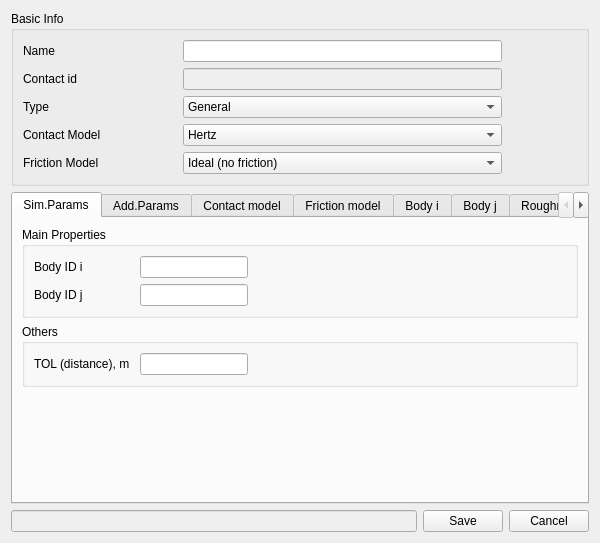
<?xml version="1.0" encoding="UTF-8"?>
<ui version="4.0">
 <class>Form</class>
 <widget class="QWidget" name="Form">
  <property name="geometry">
   <rect>
    <x>0</x>
    <y>0</y>
    <width>600</width>
    <height>543</height>
   </rect>
  </property>
  <property name="sizePolicy">
   <sizepolicy hsizetype="Expanding" vsizetype="Expanding">
    <horstretch>0</horstretch>
    <verstretch>0</verstretch>
   </sizepolicy>
  </property>
  <property name="minimumSize">
   <size>
    <width>600</width>
    <height>543</height>
   </size>
  </property>
  <property name="maximumSize">
   <size>
    <width>600</width>
    <height>543</height>
   </size>
  </property>
  <property name="windowTitle">
   <string>Contact</string>
  </property>
  <layout class="QGridLayout" name="gridLayout_7">
   <item row="0" column="0">
    <layout class="QVBoxLayout" name="verticalLayout">
     <item>
      <widget class="QGroupBox" name="groupBox_basicInfo">
       <property name="title">
        <string>Basic Info</string>
       </property>
       <layout class="QGridLayout" name="gridLayout">
        <item row="3" column="2">
         <widget class="QComboBox" name="contactModelTypecomboBox">
          <item>
           <property name="text">
            <string>Hertz</string>
           </property>
          </item>
          <item>
           <property name="text">
            <string>Kelvin-Voigt</string>
           </property>
          </item>
          <item>
           <property name="text">
            <string>Lankarani-Nikravesh</string>
           </property>
          </item>
          <item>
           <property name="text">
            <string>Hunt-Crossley</string>
           </property>
          </item>
          <item>
           <property name="text">
            <string>Herbert-McWhannell</string>
           </property>
          </item>
          <item>
           <property name="text">
            <string>Flores et. al.</string>
           </property>
          </item>
          <item>
           <property name="text">
            <string>Zhiying-Qishao</string>
           </property>
          </item>
          <item>
           <property name="text">
            <string>Gonthier et. al.</string>
           </property>
          </item>
         </widget>
        </item>
        <item row="1" column="0">
         <widget class="QLabel" name="contactID_label">
          <property name="text">
           <string>Contact id</string>
          </property>
         </widget>
        </item>
        <item row="0" column="1">
         <spacer name="horizontalSpacer">
          <property name="orientation">
           <enum>Qt::Horizontal</enum>
          </property>
          <property name="sizeHint" stdset="0">
           <size>
            <width>20</width>
            <height>20</height>
           </size>
          </property>
         </spacer>
        </item>
        <item row="0" column="2">
         <widget class="QLineEdit" name="name_lineEdit"/>
        </item>
        <item row="2" column="2">
         <widget class="QComboBox" name="contactTypecomboBox">
          <item>
           <property name="text">
            <string>General</string>
           </property>
          </item>
          <item>
           <property name="text">
            <string>Revolute Clearance Joint</string>
           </property>
          </item>
          <item>
           <property name="text">
            <string>2 Spheres Contact</string>
           </property>
          </item>
         </widget>
        </item>
        <item row="2" column="0">
         <widget class="QLabel" name="contactType_label">
          <property name="text">
           <string>Type</string>
          </property>
         </widget>
        </item>
        <item row="1" column="2">
         <widget class="QLineEdit" name="contactID_lineEdit">
          <property name="enabled">
           <bool>false</bool>
          </property>
         </widget>
        </item>
        <item row="4" column="0">
         <widget class="QLabel" name="frictionModelType_label">
          <property name="text">
           <string>Friction Model</string>
          </property>
         </widget>
        </item>
        <item row="3" column="0">
         <widget class="QLabel" name="contactModelType_label">
          <property name="text">
           <string>Contact Model</string>
          </property>
         </widget>
        </item>
        <item row="0" column="0">
         <widget class="QLabel" name="name_label">
          <property name="text">
           <string>Name</string>
          </property>
         </widget>
        </item>
        <item row="4" column="2">
         <widget class="QComboBox" name="frictionModelTypecomboBox">
          <item>
           <property name="text">
            <string>Ideal (no friction)</string>
           </property>
          </item>
          <item>
           <property name="text">
            <string>Coulomb</string>
           </property>
          </item>
          <item>
           <property name="text">
            <string>Stribeck (under construction)</string>
           </property>
          </item>
          <item>
           <property name="text">
            <string>Continous zero-velocity crossing (under construction)</string>
           </property>
          </item>
          <item>
           <property name="text">
            <string>LeGru (under construction)</string>
           </property>
          </item>
         </widget>
        </item>
        <item row="0" column="3">
         <spacer name="horizontalSpacer_4">
          <property name="orientation">
           <enum>Qt::Horizontal</enum>
          </property>
          <property name="sizeHint" stdset="0">
           <size>
            <width>20</width>
            <height>20</height>
           </size>
          </property>
         </spacer>
        </item>
       </layout>
      </widget>
     </item>
     <item>
      <widget class="QTabWidget" name="tabWidget">
       <property name="tabShape">
        <enum>QTabWidget::Rounded</enum>
       </property>
       <property name="currentIndex">
        <number>0</number>
       </property>
       <widget class="QWidget" name="SimParams">
        <attribute name="title">
         <string>Sim.Params</string>
        </attribute>
        <layout class="QGridLayout" name="gridLayout_9">
         <item row="2" column="0">
          <spacer name="verticalSpacer_3">
           <property name="orientation">
            <enum>Qt::Vertical</enum>
           </property>
           <property name="sizeHint" stdset="0">
            <size>
             <width>20</width>
             <height>40</height>
            </size>
           </property>
          </spacer>
         </item>
         <item row="0" column="0">
          <widget class="QGroupBox" name="MainPropsSimParams">
           <property name="title">
            <string>Main Properties</string>
           </property>
           <layout class="QGridLayout" name="gridLayout_11">
            <item row="0" column="0">
             <widget class="QLabel" name="bodyIDi_label">
              <property name="sizePolicy">
               <sizepolicy hsizetype="Fixed" vsizetype="Preferred">
                <horstretch>0</horstretch>
                <verstretch>0</verstretch>
               </sizepolicy>
              </property>
              <property name="minimumSize">
               <size>
                <width>100</width>
                <height>0</height>
               </size>
              </property>
              <property name="text">
               <string>Body ID i</string>
              </property>
             </widget>
            </item>
            <item row="2" column="1">
             <widget class="QLineEdit" name="bodyIDj_lineEdit">
              <property name="sizePolicy">
               <sizepolicy hsizetype="Fixed" vsizetype="Fixed">
                <horstretch>0</horstretch>
                <verstretch>0</verstretch>
               </sizepolicy>
              </property>
              <property name="minimumSize">
               <size>
                <width>100</width>
                <height>0</height>
               </size>
              </property>
             </widget>
            </item>
            <item row="2" column="0">
             <widget class="QLabel" name="bodyIDj_label">
              <property name="text">
               <string>Body ID j</string>
              </property>
             </widget>
            </item>
            <item row="2" column="2">
             <spacer name="horizontalSpacer_1">
              <property name="orientation">
               <enum>Qt::Horizontal</enum>
              </property>
              <property name="sizeHint" stdset="0">
               <size>
                <width>40</width>
                <height>20</height>
               </size>
              </property>
             </spacer>
            </item>
            <item row="0" column="1">
             <widget class="QLineEdit" name="bodyIDi_lineEdit">
              <property name="sizePolicy">
               <sizepolicy hsizetype="Fixed" vsizetype="Fixed">
                <horstretch>0</horstretch>
                <verstretch>0</verstretch>
               </sizepolicy>
              </property>
              <property name="minimumSize">
               <size>
                <width>100</width>
                <height>0</height>
               </size>
              </property>
             </widget>
            </item>
           </layout>
          </widget>
         </item>
         <item row="1" column="0">
          <widget class="QGroupBox" name="OthersSimParams">
           <property name="title">
            <string>Others</string>
           </property>
           <layout class="QGridLayout" name="gridLayout_14">
            <item row="0" column="2">
             <widget class="QLineEdit" name="TOL_distance_lineEdit">
              <property name="sizePolicy">
               <sizepolicy hsizetype="Fixed" vsizetype="Fixed">
                <horstretch>0</horstretch>
                <verstretch>0</verstretch>
               </sizepolicy>
              </property>
              <property name="minimumSize">
               <size>
                <width>100</width>
                <height>0</height>
               </size>
              </property>
             </widget>
            </item>
            <item row="0" column="1">
             <widget class="QLabel" name="TOL_distance_label">
              <property name="sizePolicy">
               <sizepolicy hsizetype="Fixed" vsizetype="Preferred">
                <horstretch>0</horstretch>
                <verstretch>0</verstretch>
               </sizepolicy>
              </property>
              <property name="minimumSize">
               <size>
                <width>100</width>
                <height>0</height>
               </size>
              </property>
              <property name="text">
               <string>TOL (distance), m</string>
              </property>
             </widget>
            </item>
            <item row="0" column="3">
             <spacer name="horizontalSpacer_2">
              <property name="orientation">
               <enum>Qt::Horizontal</enum>
              </property>
              <property name="sizeHint" stdset="0">
               <size>
                <width>40</width>
                <height>20</height>
               </size>
              </property>
             </spacer>
            </item>
           </layout>
          </widget>
         </item>
        </layout>
       </widget>
       <widget class="QWidget" name="AddParams">
        <attribute name="title">
         <string>Add.Params</string>
        </attribute>
        <layout class="QHBoxLayout" name="horizontalLayout_2">
         <item>
          <layout class="QGridLayout" name="gridLayout_2">
           <item row="3" column="0" colspan="2">
            <widget class="QGroupBox" name="SpheresContactAddParams">
             <property name="title">
              <string>2 Speheres Contact</string>
             </property>
             <layout class="QGridLayout" name="gridLayout_13">
              <item row="0" column="5">
               <widget class="QLineEdit" name="R0j_lineEdit">
                <property name="enabled">
                 <bool>true</bool>
                </property>
                <property name="sizePolicy">
                 <sizepolicy hsizetype="Fixed" vsizetype="Fixed">
                  <horstretch>0</horstretch>
                  <verstretch>0</verstretch>
                 </sizepolicy>
                </property>
               </widget>
              </item>
              <item row="0" column="4">
               <widget class="QLabel" name="R0j_label">
                <property name="sizePolicy">
                 <sizepolicy hsizetype="Fixed" vsizetype="Fixed">
                  <horstretch>0</horstretch>
                  <verstretch>0</verstretch>
                 </sizepolicy>
                </property>
                <property name="minimumSize">
                 <size>
                  <width>100</width>
                  <height>0</height>
                 </size>
                </property>
                <property name="text">
                 <string>R0 j,  m</string>
                </property>
               </widget>
              </item>
              <item row="0" column="0">
               <widget class="QLabel" name="R0i_label">
                <property name="sizePolicy">
                 <sizepolicy hsizetype="Fixed" vsizetype="Preferred">
                  <horstretch>0</horstretch>
                  <verstretch>0</verstretch>
                 </sizepolicy>
                </property>
                <property name="minimumSize">
                 <size>
                  <width>100</width>
                  <height>0</height>
                 </size>
                </property>
                <property name="text">
                 <string>R0 i,  m</string>
                </property>
               </widget>
              </item>
              <item row="0" column="1">
               <widget class="QLineEdit" name="R0i_lineEdit">
                <property name="sizePolicy">
                 <sizepolicy hsizetype="Fixed" vsizetype="Fixed">
                  <horstretch>0</horstretch>
                  <verstretch>0</verstretch>
                 </sizepolicy>
                </property>
                <property name="minimumSize">
                 <size>
                  <width>100</width>
                  <height>0</height>
                 </size>
                </property>
               </widget>
              </item>
              <item row="0" column="3">
               <widget class="Line" name="line_2">
                <property name="enabled">
                 <bool>true</bool>
                </property>
                <property name="orientation">
                 <enum>Qt::Vertical</enum>
                </property>
               </widget>
              </item>
              <item row="0" column="2">
               <spacer name="horizontalSpacer_14">
                <property name="orientation">
                 <enum>Qt::Horizontal</enum>
                </property>
                <property name="sizeHint" stdset="0">
                 <size>
                  <width>20</width>
                  <height>20</height>
                 </size>
                </property>
               </spacer>
              </item>
              <item row="0" column="6">
               <spacer name="horizontalSpacer_13">
                <property name="orientation">
                 <enum>Qt::Horizontal</enum>
                </property>
                <property name="sizeHint" stdset="0">
                 <size>
                  <width>20</width>
                  <height>20</height>
                 </size>
                </property>
               </spacer>
              </item>
             </layout>
            </widget>
           </item>
           <item row="0" column="0" colspan="2">
            <widget class="QGroupBox" name="GeneralContactAddParams">
             <property name="title">
              <string>General Contact</string>
             </property>
             <layout class="QFormLayout" name="formLayout">
              <property name="fieldGrowthPolicy">
               <enum>QFormLayout::AllNonFixedFieldsGrow</enum>
              </property>
              <item row="0" column="0">
               <widget class="QLabel" name="z_dim_label">
                <property name="minimumSize">
                 <size>
                  <width>100</width>
                  <height>0</height>
                 </size>
                </property>
                <property name="text">
                 <string>Z coord. pos.,  m</string>
                </property>
               </widget>
              </item>
              <item row="0" column="1">
               <widget class="QLineEdit" name="z_dim_lineEdit">
                <property name="sizePolicy">
                 <sizepolicy hsizetype="Fixed" vsizetype="Fixed">
                  <horstretch>0</horstretch>
                  <verstretch>0</verstretch>
                 </sizepolicy>
                </property>
                <property name="minimumSize">
                 <size>
                  <width>100</width>
                  <height>0</height>
                 </size>
                </property>
               </widget>
              </item>
              <item row="1" column="0">
               <widget class="QLabel" name="skin_thickness_i_label">
                <property name="minimumSize">
                 <size>
                  <width>100</width>
                  <height>0</height>
                 </size>
                </property>
                <property name="text">
                 <string>Skin thickness i, m</string>
                </property>
               </widget>
              </item>
              <item row="1" column="1">
               <widget class="QLineEdit" name="skin_thickness_i_lineEdit">
                <property name="sizePolicy">
                 <sizepolicy hsizetype="Fixed" vsizetype="Fixed">
                  <horstretch>0</horstretch>
                  <verstretch>0</verstretch>
                 </sizepolicy>
                </property>
                <property name="minimumSize">
                 <size>
                  <width>100</width>
                  <height>0</height>
                 </size>
                </property>
               </widget>
              </item>
              <item row="2" column="0">
               <widget class="QLabel" name="skin_thickness_j_label">
                <property name="minimumSize">
                 <size>
                  <width>100</width>
                  <height>0</height>
                 </size>
                </property>
                <property name="text">
                 <string>Skin thickness j, m</string>
                </property>
               </widget>
              </item>
              <item row="2" column="1">
               <widget class="QLineEdit" name="skin_thickness_j_lineEdit">
                <property name="sizePolicy">
                 <sizepolicy hsizetype="Fixed" vsizetype="Fixed">
                  <horstretch>0</horstretch>
                  <verstretch>0</verstretch>
                 </sizepolicy>
                </property>
                <property name="minimumSize">
                 <size>
                  <width>100</width>
                  <height>0</height>
                 </size>
                </property>
               </widget>
              </item>
             </layout>
            </widget>
           </item>
           <item row="4" column="0">
            <spacer name="verticalSpacer">
             <property name="orientation">
              <enum>Qt::Vertical</enum>
             </property>
             <property name="sizeHint" stdset="0">
              <size>
               <width>20</width>
               <height>40</height>
              </size>
             </property>
            </spacer>
           </item>
           <item row="2" column="0" colspan="2">
            <widget class="QGroupBox" name="RevoluteClearanceJointAddParams">
             <property name="minimumSize">
              <size>
               <width>100</width>
               <height>0</height>
              </size>
             </property>
             <property name="title">
              <string>Revolute Clearance Joint</string>
             </property>
             <layout class="QGridLayout" name="gridLayout_10">
              <item row="2" column="5">
               <widget class="QLabel" name="Rj_label">
                <property name="sizePolicy">
                 <sizepolicy hsizetype="Fixed" vsizetype="Fixed">
                  <horstretch>0</horstretch>
                  <verstretch>0</verstretch>
                 </sizepolicy>
                </property>
                <property name="text">
                 <string>R j, m</string>
                </property>
               </widget>
              </item>
              <item row="2" column="6">
               <widget class="QLineEdit" name="Rj_lineEdit">
                <property name="sizePolicy">
                 <sizepolicy hsizetype="Fixed" vsizetype="Fixed">
                  <horstretch>0</horstretch>
                  <verstretch>0</verstretch>
                 </sizepolicy>
                </property>
               </widget>
              </item>
              <item row="0" column="6">
               <widget class="QLineEdit" name="Ri_lineEdit">
                <property name="sizePolicy">
                 <sizepolicy hsizetype="Fixed" vsizetype="Fixed">
                  <horstretch>0</horstretch>
                  <verstretch>0</verstretch>
                 </sizepolicy>
                </property>
               </widget>
              </item>
              <item row="0" column="5">
               <widget class="QLabel" name="Ri_label">
                <property name="minimumSize">
                 <size>
                  <width>100</width>
                  <height>0</height>
                 </size>
                </property>
                <property name="text">
                 <string>R i, m</string>
                </property>
               </widget>
              </item>
              <item row="0" column="2" rowspan="2">
               <widget class="QLineEdit" name="uPi_lineEdit">
                <property name="sizePolicy">
                 <sizepolicy hsizetype="Fixed" vsizetype="Fixed">
                  <horstretch>0</horstretch>
                  <verstretch>0</verstretch>
                 </sizepolicy>
                </property>
                <property name="minimumSize">
                 <size>
                  <width>100</width>
                  <height>0</height>
                 </size>
                </property>
               </widget>
              </item>
              <item row="2" column="0">
               <widget class="QLabel" name="uPj_label">
                <property name="text">
                 <string>u_P j, [x, y]</string>
                </property>
               </widget>
              </item>
              <item row="2" column="2">
               <widget class="QLineEdit" name="uPj_lineEdit">
                <property name="sizePolicy">
                 <sizepolicy hsizetype="Fixed" vsizetype="Fixed">
                  <horstretch>0</horstretch>
                  <verstretch>0</verstretch>
                 </sizepolicy>
                </property>
                <property name="minimumSize">
                 <size>
                  <width>100</width>
                  <height>0</height>
                 </size>
                </property>
               </widget>
              </item>
              <item row="0" column="0" rowspan="2" colspan="2">
               <widget class="QLabel" name="uPi_label">
                <property name="minimumSize">
                 <size>
                  <width>100</width>
                  <height>0</height>
                 </size>
                </property>
                <property name="text">
                 <string>u_P i, [x, y]</string>
                </property>
               </widget>
              </item>
              <item row="0" column="4" rowspan="3">
               <widget class="Line" name="line">
                <property name="orientation">
                 <enum>Qt::Vertical</enum>
                </property>
               </widget>
              </item>
              <item row="0" column="7">
               <spacer name="horizontalSpacer_6">
                <property name="orientation">
                 <enum>Qt::Horizontal</enum>
                </property>
                <property name="sizeHint" stdset="0">
                 <size>
                  <width>20</width>
                  <height>20</height>
                 </size>
                </property>
               </spacer>
              </item>
              <item row="0" column="3">
               <spacer name="horizontalSpacer_12">
                <property name="orientation">
                 <enum>Qt::Horizontal</enum>
                </property>
                <property name="sizeHint" stdset="0">
                 <size>
                  <width>20</width>
                  <height>20</height>
                 </size>
                </property>
               </spacer>
              </item>
             </layout>
            </widget>
           </item>
          </layout>
         </item>
        </layout>
       </widget>
       <widget class="QWidget" name="ContactModel">
        <attribute name="title">
         <string>Contact model</string>
        </attribute>
        <layout class="QHBoxLayout" name="horizontalLayout">
         <item>
          <layout class="QGridLayout" name="gridLayout_5">
           <item row="3" column="0">
            <widget class="QGroupBox" name="ContactModelProperties">
             <property name="title">
              <string>Contact Model Properties</string>
             </property>
             <layout class="QGridLayout" name="gridLayout_3">
              <item row="0" column="1">
               <widget class="QLineEdit" name="restitution_coefficient_lineEdit">
                <property name="sizePolicy">
                 <sizepolicy hsizetype="Fixed" vsizetype="Fixed">
                  <horstretch>0</horstretch>
                  <verstretch>0</verstretch>
                 </sizepolicy>
                </property>
                <property name="minimumSize">
                 <size>
                  <width>100</width>
                  <height>0</height>
                 </size>
                </property>
               </widget>
              </item>
              <item row="1" column="1">
               <widget class="QLineEdit" name="contact_stiffness_lineEdit">
                <property name="sizePolicy">
                 <sizepolicy hsizetype="Fixed" vsizetype="Fixed">
                  <horstretch>0</horstretch>
                  <verstretch>0</verstretch>
                 </sizepolicy>
                </property>
                <property name="minimumSize">
                 <size>
                  <width>100</width>
                  <height>0</height>
                 </size>
                </property>
               </widget>
              </item>
              <item row="2" column="1">
               <widget class="QLineEdit" name="damping_coefficient_lineEdit">
                <property name="sizePolicy">
                 <sizepolicy hsizetype="Fixed" vsizetype="Fixed">
                  <horstretch>0</horstretch>
                  <verstretch>0</verstretch>
                 </sizepolicy>
                </property>
                <property name="minimumSize">
                 <size>
                  <width>100</width>
                  <height>0</height>
                 </size>
                </property>
               </widget>
              </item>
              <item row="0" column="0">
               <widget class="QLabel" name="restitution_coefficient_label">
                <property name="sizePolicy">
                 <sizepolicy hsizetype="Fixed" vsizetype="Preferred">
                  <horstretch>0</horstretch>
                  <verstretch>0</verstretch>
                 </sizepolicy>
                </property>
                <property name="minimumSize">
                 <size>
                  <width>200</width>
                  <height>0</height>
                 </size>
                </property>
                <property name="text">
                 <string>Restitution coef.</string>
                </property>
               </widget>
              </item>
              <item row="1" column="0">
               <widget class="QLabel" name="contact_stiffness_label">
                <property name="sizePolicy">
                 <sizepolicy hsizetype="Fixed" vsizetype="Preferred">
                  <horstretch>0</horstretch>
                  <verstretch>0</verstretch>
                 </sizepolicy>
                </property>
                <property name="minimumSize">
                 <size>
                  <width>200</width>
                  <height>0</height>
                 </size>
                </property>
                <property name="text">
                 <string>Contact stiffness, N/m</string>
                </property>
               </widget>
              </item>
              <item row="2" column="0">
               <widget class="QLabel" name="damping_coefficient_label">
                <property name="sizePolicy">
                 <sizepolicy hsizetype="Fixed" vsizetype="Preferred">
                  <horstretch>0</horstretch>
                  <verstretch>0</verstretch>
                 </sizepolicy>
                </property>
                <property name="minimumSize">
                 <size>
                  <width>200</width>
                  <height>0</height>
                 </size>
                </property>
                <property name="text">
                 <string>Damping coef., Ns/m</string>
                </property>
               </widget>
              </item>
              <item row="0" column="2">
               <spacer name="horizontalSpacer_5">
                <property name="orientation">
                 <enum>Qt::Horizontal</enum>
                </property>
                <property name="sizeHint" stdset="0">
                 <size>
                  <width>40</width>
                  <height>20</height>
                 </size>
                </property>
               </spacer>
              </item>
             </layout>
            </widget>
           </item>
           <item row="4" column="0">
            <spacer name="verticalSpacer_2">
             <property name="orientation">
              <enum>Qt::Vertical</enum>
             </property>
             <property name="sizeHint" stdset="0">
              <size>
               <width>20</width>
               <height>40</height>
              </size>
             </property>
            </spacer>
           </item>
          </layout>
         </item>
        </layout>
       </widget>
       <widget class="QWidget" name="FrictionModel">
        <attribute name="title">
         <string>Friction model</string>
        </attribute>
        <layout class="QGridLayout" name="gridLayout_8">
         <item row="0" column="0">
          <layout class="QGridLayout" name="gridLayout_6">
           <item row="4" column="0">
            <widget class="QGroupBox" name="FrictionModelProperties">
             <property name="title">
              <string>Friction Model Properties</string>
             </property>
             <layout class="QGridLayout" name="gridLayout_15">
              <item row="1" column="0">
               <widget class="QLabel" name="frictionCoefStatic_label">
                <property name="sizePolicy">
                 <sizepolicy hsizetype="Fixed" vsizetype="Preferred">
                  <horstretch>0</horstretch>
                  <verstretch>0</verstretch>
                 </sizepolicy>
                </property>
                <property name="minimumSize">
                 <size>
                  <width>200</width>
                  <height>0</height>
                 </size>
                </property>
                <property name="text">
                 <string>Friction coef. static</string>
                </property>
               </widget>
              </item>
              <item row="1" column="1">
               <widget class="QLineEdit" name="frictionCoefStatic_lineEdit">
                <property name="sizePolicy">
                 <sizepolicy hsizetype="Fixed" vsizetype="Fixed">
                  <horstretch>0</horstretch>
                  <verstretch>0</verstretch>
                 </sizepolicy>
                </property>
                <property name="minimumSize">
                 <size>
                  <width>100</width>
                  <height>0</height>
                 </size>
                </property>
               </widget>
              </item>
              <item row="0" column="1">
               <widget class="QLineEdit" name="frictionCoefDynamic_lineEdit">
                <property name="sizePolicy">
                 <sizepolicy hsizetype="Fixed" vsizetype="Fixed">
                  <horstretch>0</horstretch>
                  <verstretch>0</verstretch>
                 </sizepolicy>
                </property>
                <property name="minimumSize">
                 <size>
                  <width>100</width>
                  <height>0</height>
                 </size>
                </property>
               </widget>
              </item>
              <item row="2" column="1">
               <widget class="QLineEdit" name="v0_lineEdit">
                <property name="sizePolicy">
                 <sizepolicy hsizetype="Fixed" vsizetype="Fixed">
                  <horstretch>0</horstretch>
                  <verstretch>0</verstretch>
                 </sizepolicy>
                </property>
                <property name="minimumSize">
                 <size>
                  <width>100</width>
                  <height>0</height>
                 </size>
                </property>
               </widget>
              </item>
              <item row="3" column="0">
               <widget class="QLabel" name="vT_label">
                <property name="sizePolicy">
                 <sizepolicy hsizetype="Fixed" vsizetype="Preferred">
                  <horstretch>0</horstretch>
                  <verstretch>0</verstretch>
                 </sizepolicy>
                </property>
                <property name="minimumSize">
                 <size>
                  <width>200</width>
                  <height>0</height>
                 </size>
                </property>
                <property name="text">
                 <string>vT, m/s</string>
                </property>
               </widget>
              </item>
              <item row="3" column="1">
               <widget class="QLineEdit" name="vT_lineEdit">
                <property name="sizePolicy">
                 <sizepolicy hsizetype="Fixed" vsizetype="Fixed">
                  <horstretch>0</horstretch>
                  <verstretch>0</verstretch>
                 </sizepolicy>
                </property>
                <property name="minimumSize">
                 <size>
                  <width>100</width>
                  <height>0</height>
                 </size>
                </property>
               </widget>
              </item>
              <item row="0" column="0">
               <widget class="QLabel" name="frictionCoefDynamic_label">
                <property name="sizePolicy">
                 <sizepolicy hsizetype="Fixed" vsizetype="Preferred">
                  <horstretch>0</horstretch>
                  <verstretch>0</verstretch>
                 </sizepolicy>
                </property>
                <property name="minimumSize">
                 <size>
                  <width>200</width>
                  <height>0</height>
                 </size>
                </property>
                <property name="text">
                 <string>Friction coef. dynamic</string>
                </property>
               </widget>
              </item>
              <item row="2" column="0">
               <widget class="QLabel" name="v0_label">
                <property name="sizePolicy">
                 <sizepolicy hsizetype="Fixed" vsizetype="Preferred">
                  <horstretch>0</horstretch>
                  <verstretch>0</verstretch>
                 </sizepolicy>
                </property>
                <property name="minimumSize">
                 <size>
                  <width>200</width>
                  <height>0</height>
                 </size>
                </property>
                <property name="text">
                 <string>v0, m/s</string>
                </property>
               </widget>
              </item>
              <item row="0" column="2">
               <spacer name="horizontalSpacer_10">
                <property name="orientation">
                 <enum>Qt::Horizontal</enum>
                </property>
                <property name="sizeHint" stdset="0">
                 <size>
                  <width>40</width>
                  <height>20</height>
                 </size>
                </property>
               </spacer>
              </item>
             </layout>
            </widget>
           </item>
          </layout>
         </item>
         <item row="1" column="0">
          <spacer name="verticalSpacer_5">
           <property name="orientation">
            <enum>Qt::Vertical</enum>
           </property>
           <property name="sizeHint" stdset="0">
            <size>
             <width>20</width>
             <height>40</height>
            </size>
           </property>
          </spacer>
         </item>
        </layout>
       </widget>
       <widget class="QWidget" name="tab">
        <attribute name="title">
         <string>Body i</string>
        </attribute>
       </widget>
       <widget class="QWidget" name="tab_2">
        <attribute name="title">
         <string>Body j</string>
        </attribute>
       </widget>
       <widget class="QWidget" name="tab_3">
        <attribute name="title">
         <string>Roughness</string>
        </attribute>
       </widget>
       <widget class="QWidget" name="tab_4">
        <attribute name="title">
         <string>Wear</string>
        </attribute>
       </widget>
      </widget>
     </item>
     <item>
      <layout class="QHBoxLayout" name="bottom_horizontalLayout">
       <item>
        <widget class="QLineEdit" name="info_lineEdit">
         <property name="enabled">
          <bool>false</bool>
         </property>
        </widget>
       </item>
       <item>
        <widget class="QPushButton" name="save_pushButton">
         <property name="text">
          <string>Save</string>
         </property>
        </widget>
       </item>
       <item>
        <widget class="QPushButton" name="cancel_pushButton">
         <property name="text">
          <string>Cancel</string>
         </property>
        </widget>
       </item>
      </layout>
     </item>
    </layout>
   </item>
  </layout>
 </widget>
 <resources/>
 <connections/>
</ui>
